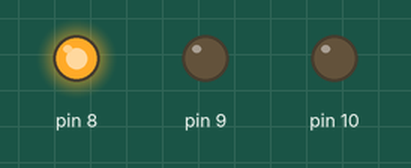
The sketch below on a simulated Arduino Uno, built with avr-gcc and run on an emulated ATmega328P. Parts: output pins drawn as LEDs (lit = HIGH).

Above: at 0.05 s.
At 1.45 s:
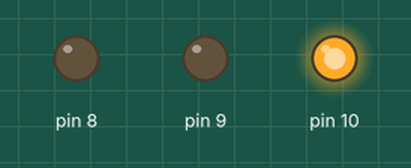
At 2.85 s:
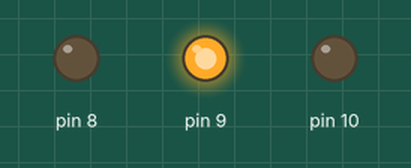
Timing chart, 0 to 3.1 s (numbered marks = the images above):
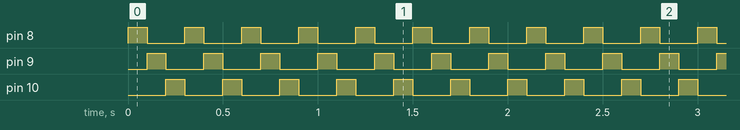

Measured:
- by itself, pin 8–10: alternates HIGH for 0.10 s and LOW for 0.20 s

The sketch:

traffic-light.ino
```cpp
// LED Connections
// Pin 8  -> Yellow LED
// Pin 9  -> White LED
// Pin 10 -> Red LED

void setup() {

  pinMode(8, OUTPUT);
  pinMode(9, OUTPUT);
  pinMode(10, OUTPUT);

}

void loop() {

  // Yellow ON
  digitalWrite(8, HIGH);
  digitalWrite(9, LOW);
  digitalWrite(10, LOW);
  delay(100);

  // White ON
  digitalWrite(8, LOW);
  digitalWrite(9, HIGH);
  digitalWrite(10, LOW);
  delay(100);

  // Red ON
  digitalWrite(8, LOW);
  digitalWrite(9, LOW);
  digitalWrite(10, HIGH);
  delay(100);

}
```
